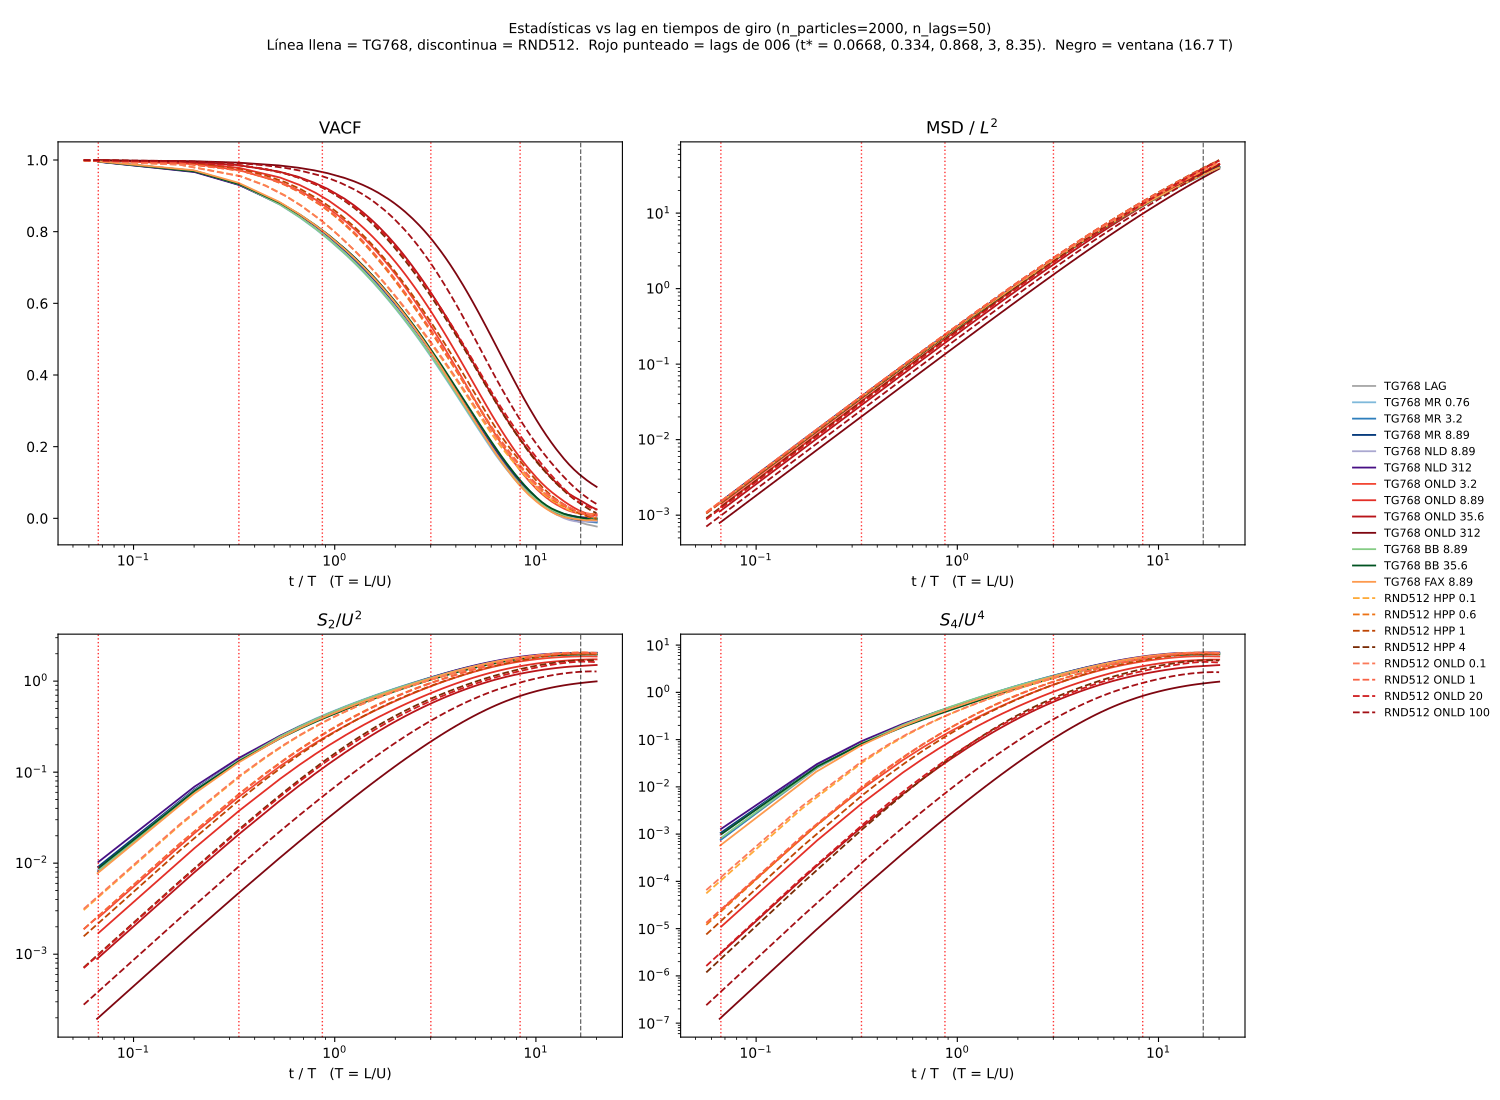

Generate this figure with Python:
"""Inspect ensemble statistics vs lag in turnover-time units (t* = t / T, T = L/U).

Like inspect_signals.py, but every simulation is put in its own flow units so
that TG768 and RND512 can be compared on the same axes:

  x axis : t* = lag_time / T,   T = L / U (time-averaged, see lags_adim.py)
  VACF   : as is
  S2/U^2, S4/U^4, MSD/L^2

Each simulation loads as many steps as it needs to reach lags up to --t-max
(in units of T), so all curves cover the same t* range. The lags chosen for
run 006 (in t*) are marked as red dotted lines and the window as a dashed line.

Usage
-----
mpirun -n N python inspect_signals_adim.py [--yaml simuls.yaml] [--n-particles 2000]
       [--n-lags 50] [--t-max 20] [--mark-lags 0.0668,0.3339,0.868,3.0047,8.3464]
       [--window 16.69] [--output inspect_signals_adim.pdf]
"""

import argparse
import sys
from pathlib import Path

import matplotlib
matplotlib.use("Agg")
import matplotlib.pyplot as plt
from matplotlib.backends.backend_pdf import PdfPages
import numpy as np
import yaml
from mpi4py import MPI

from dataset import probe_sim, load_simulation
from features import make_lags, unwrap_positions, _vacf, _msd, _sf
from lags_adim import sim_scales

comm = MPI.COMM_WORLD
rank = comm.Get_rank()
size = comm.Get_size()

MODEL_CMAPS = {"LAG": "Greys", "MR": "Blues", "NLD": "Purples", "ONLD": "Reds",
               "BB": "Greens", "FAX": "Oranges", "HPP": "YlOrBr"}


def load_args():
    p = argparse.ArgumentParser(description=__doc__,
                                formatter_class=argparse.RawDescriptionHelpFormatter)
    p.add_argument("--yaml", default="simuls.yaml")
    p.add_argument("--n-particles", type=int, default=2000)
    p.add_argument("--n-lags", type=int, default=50)
    p.add_argument("--t-max", type=float, default=20.0, help="Largest lag, in units of T")
    p.add_argument("--mark-lags", default="0.0668,0.3339,0.868,3.0047,8.3464",
                   help="Lags to mark, in units of T (run-006 lags from lags_adim.py)")
    p.add_argument("--window", type=float, default=16.69, help="Window to mark, in units of T")
    p.add_argument("--output", default="inspect_signals_adim.pdf")
    return p.parse_args()


def compute_stats(sim, n_particles, n_lags, t_max, rng):
    path = sim["path"]
    n_total, n_steps = probe_sim(path)
    if n_total == 0 or n_steps == 0:
        return None
    sc = sim_scales(path, "L/U")
    if sc is None:
        return None
    T, U, L, dt = sc["T"], sc["U"], sc["L"], sc["dt"]

    # Steps needed so that make_lags (max lag = steps // 2) reaches t_max * T
    steps_needed = int(np.ceil(2 * t_max * T / dt)) + 2
    max_steps = min(steps_needed, n_steps)

    idxs = np.sort(rng.choice(n_total, size=min(n_particles, n_total), replace=False))
    times, pos, vel = load_simulation(path, idxs, max_steps=max_steps)
    dt_data = float(np.diff(times).mean())
    lags = make_lags(times.shape[0] - 1, n_lags)

    pos_u = unwrap_positions(pos.astype(np.float64))
    v64 = vel.astype(np.float64)
    return {
        "t_star": lags * dt_data / T,
        "vacf": _vacf(v64, lags),
        "s2": _sf(v64, lags, 2) / U**2,
        "s4": _sf(v64, lags, 4) / U**4,
        "msd": _msd(pos_u, lags) / L**2,
        "T": T, "U": U, "L": L, "dt": dt_data, "steps": times.shape[0],
    }


def style_for(sims_info):
    """Color by model (shade by Stokes), solid for 768, dashed for 512."""
    styles = {}
    by_model = {}
    for name, model, st, res in sims_info:
        by_model.setdefault(model, []).append((st, name))
    for model, items in by_model.items():
        cmap = plt.get_cmap(MODEL_CMAPS.get(model, "viridis"))
        sts = sorted(set(st for st, _ in items))
        for st, name in items:
            frac = 0.45 + 0.5 * (sts.index(st) / max(1, len(sts) - 1))
            styles[name] = {"color": cmap(frac)}
    for name, model, st, res in sims_info:
        styles[name]["linestyle"] = "-" if res == 768 else "--"
    return styles


def main():
    args = load_args()
    with open(args.yaml) as fh:
        sims = yaml.safe_load(fh)

    accessible = [s for s in sims if Path(s["path"]).is_dir() and probe_sim(s["path"])[1] > 0]
    if not accessible:
        if rank == 0:
            print("No accessible simulation directories found.", file=sys.stderr)
        sys.exit(1)
    if rank == 0:
        print(f"Accessible simulations: {len(accessible)}, MPI ranks: {size}, t_max = {args.t_max} T")

    local = []
    for i, sim in list(enumerate(accessible))[rank::size]:
        print(f"  [rank {rank}] computing {sim['name']} …", flush=True)
        stats = compute_stats(sim, args.n_particles, args.n_lags, args.t_max,
                              np.random.default_rng(42 + i))
        if stats is not None:
            print(f"  [rank {rank}] {sim['name']}: T={stats['T']:.3f}, {stats['steps']} pasos", flush=True)
            local.append((sim["name"], sim["parts"]["model"], sim["parts"]["st"],
                          sim["flux"]["resolution"][0], stats))

    gathered = comm.gather(local, root=0)
    if rank != 0:
        return

    results = [r for bucket in gathered for r in bucket]
    order = {s["name"]: i for i, s in enumerate(accessible)}
    results.sort(key=lambda r: order[r[0]])
    styles = style_for([(n, m, st, res) for n, m, st, res, _ in results])
    mark = [float(x) for x in args.mark_lags.split(",")] if args.mark_lags else []

    panels = [("vacf", "VACF", False), ("msd", "MSD / $L^2$", True),
              ("s2", "$S_2 / U^2$", True), ("s4", "$S_4 / U^4$", True)]

    with PdfPages(args.output) as pdf:
        fig, axes = plt.subplots(2, 2, figsize=(15, 11))
        for ax, (key, title, logy) in zip(axes.flat, panels):
            for name, model, st, res, stats in results:
                ax.plot(stats["t_star"], stats[key], label=name, linewidth=1.3, **styles[name])
            for t in mark:
                ax.axvline(t, color="r", linestyle=":", linewidth=1.0, alpha=0.8)
            if args.window:
                ax.axvline(args.window, color="k", linestyle="--", linewidth=0.9, alpha=0.6)
            ax.set_xscale("log")
            if logy:
                ax.set_yscale("log")
            ax.set_xlabel("t / T   (T = L/U)")
            ax.set_title(title)
        handles, labels = axes[0, 0].get_legend_handles_labels()
        fig.legend(handles, labels, loc="center right", fontsize=8, frameon=False)
        fig.suptitle(
            f"Estadísticas vs lag en tiempos de giro (n_particles={args.n_particles}, n_lags={args.n_lags})\n"
            f"Línea llena = TG768, discontinua = RND512.  Rojo punteado = lags de 006 "
            f"(t* = {', '.join(f'{t:.3g}' for t in mark)}).  Negro = ventana ({args.window:.3g} T)",
            fontsize=10)
        fig.tight_layout(rect=(0, 0, 0.84, 0.95))
        pdf.savefig(fig)
        plt.close(fig)

    print("\nEscalas usadas:")
    for name, model, st, res, stats in results:
        print(f"  {name:18s} T={stats['T']:.3f}  U={stats['U']:.3f}  L={stats['L']:.3f}  "
              f"dt={stats['dt']:.4f}  pasos={stats['steps']}")
    print(f"Saved → {args.output}")


if __name__ == "__main__":
    main()
